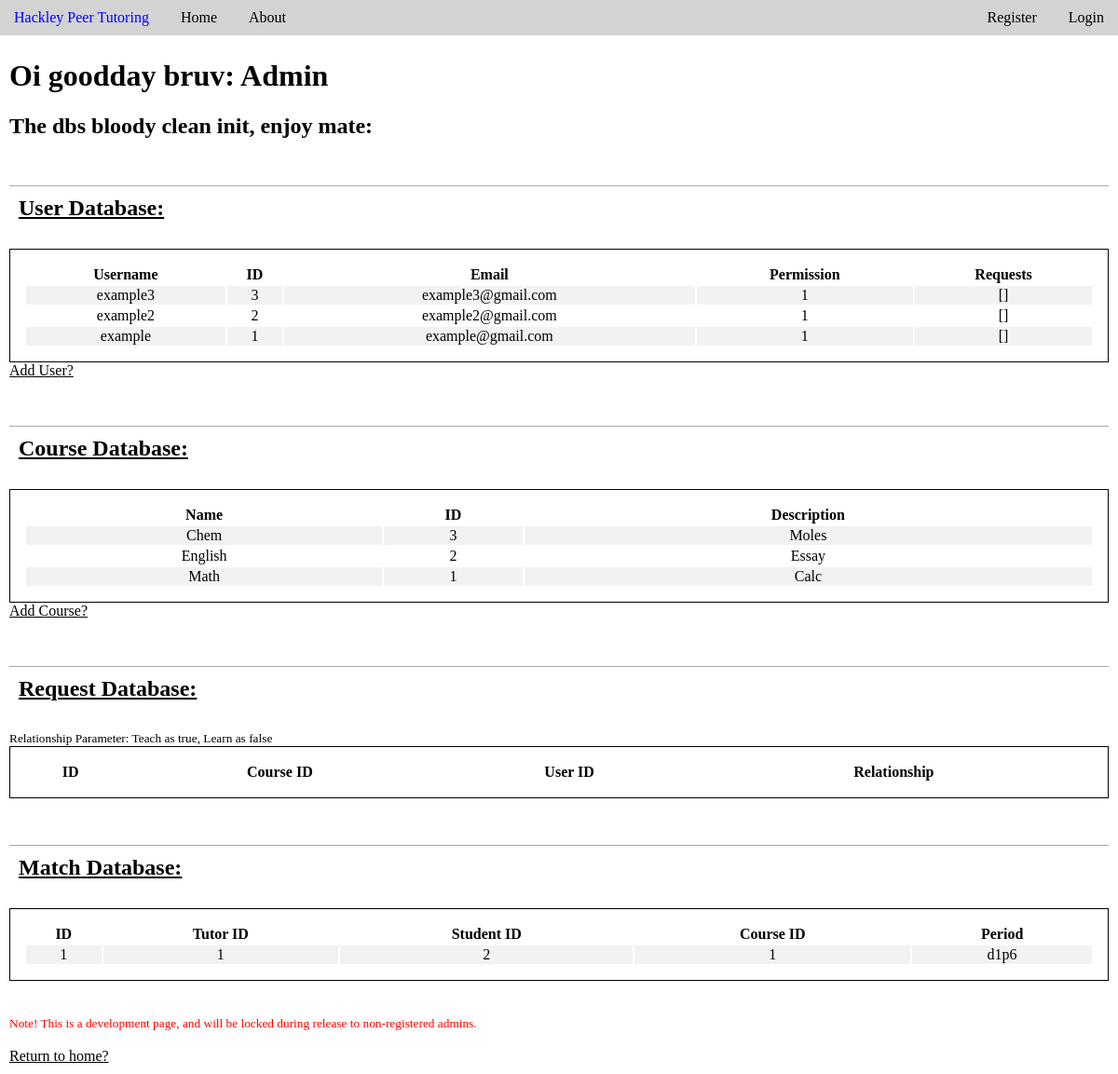
/admin, run on an earlier commit of the app's database.
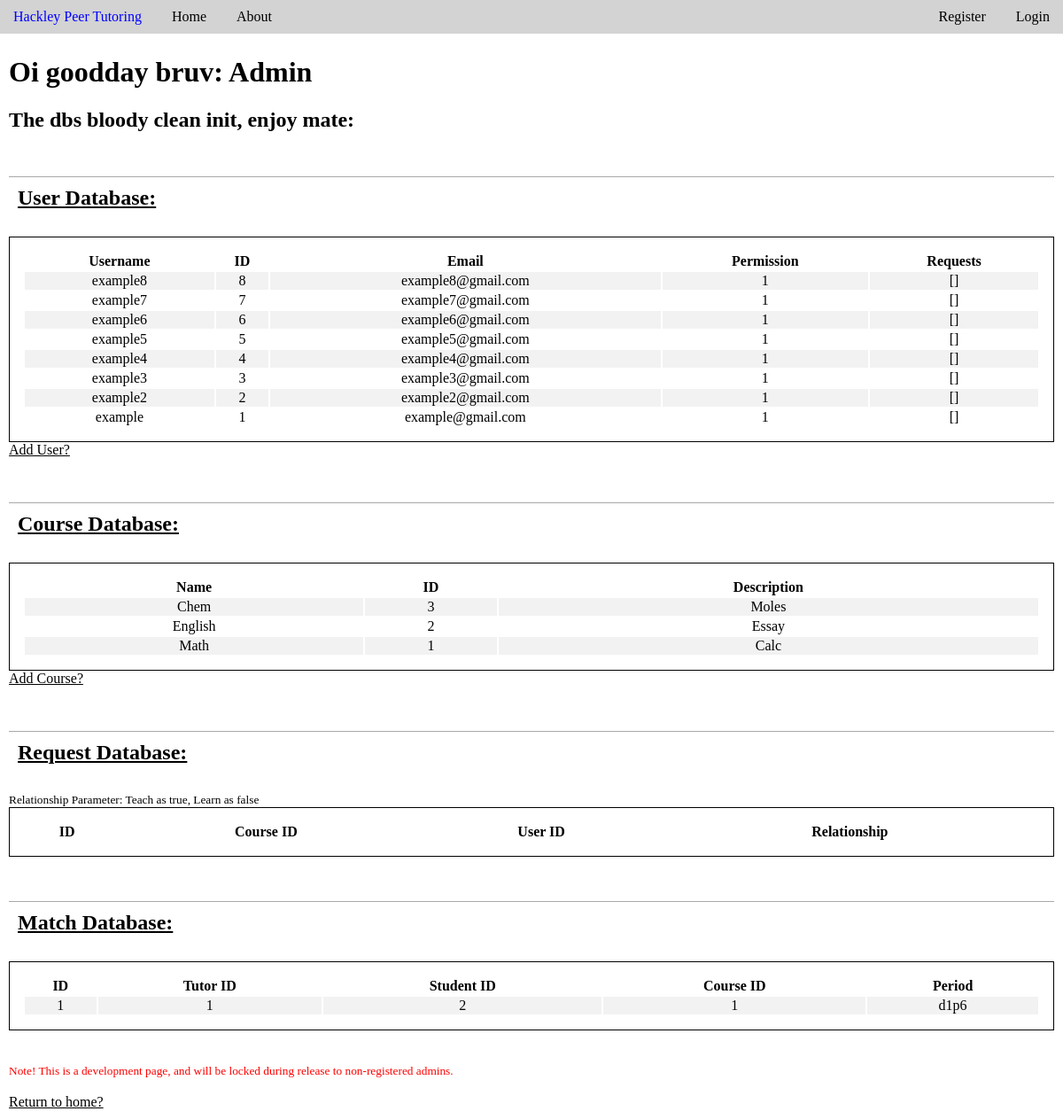
And on a later commit of the database.
### PeerTutor/models.py (models this page shows, shortened)
class User(db.Model, UserMixin):
    __tablename__ = 'user'
    id = db.Column(db.Integer, primary_key=True)
    username = db.Column(db.String(20), unique=True, nullable=False)
    email = db.Column(db.String(120), unique=True, nullable=False)
    password = db.Column(db.String(60), nullable=False)
    permission = db.Column(db.Integer, default='1')
    grade = db.Column(db.Integer, nullable=False)
    date_joined = db.Column(db.DateTime, nullable=False, default=datetime.utcnow)
    gradeLevels = db.Column(db.String(20), default="8,9,10,11,12") #8 means all middle school
    schedule = db.relationship('Schedule', backref='user', lazy=True)
    requests = db.relationship('CourseRequest', backref='user', lazy=True)

class Course(db.Model):
    __tablename__ = 'course'
    id = db.Column(db.Integer, primary_key=True)
    name = db.Column(db.String(20), unique=True, nullable=False)
    description = db.Column(db.Text, nullable=False)

class Match(db.Model):
    __tablename__ = 'match'
    id = db.Column(db.Integer, primary_key=True)
    tutor_id = db.Column(db.Integer, nullable=False)
    tutee_id = db.Column(db.Integer, nullable=False)
    course_id = db.Column(db.Integer, nullable=False)
    period = db.Column('period', db.String, nullable=False)

### PeerTutor/admin/routes.py (the view)
@admin.route("/admin")
def adminPage():
    users = User.query.order_by(User.date_joined.desc()).all()
    courses = Course.query.order_by(Course.id.desc()).all()
    requests = CourseRequest.query.order_by(CourseRequest.id.desc()).all()
    matches = Match.query.order_by(Match.id.desc()).all()
    return render_template('/admin.html', users=users, courses=courses,
        get_user_requests=get_user_requests, requests=requests, extract=extract,
        matches=matches)

### PeerTutor/admin/utils.py (called while the page is built, shortened)
def get_user_requests(user):
    requests = CourseRequest.query.filter_by(user=user).all()
    array_requests = []
    return array_requests

### PeerTutor/templates/admin.html (shortened to what this page needs)
{% extends 'base.html' %}
{% block content %}
    <h1> Oi goodday bruv: Admin </h1>
    <h2> The dbs bloody clean init, enjoy mate: </h2>
    <h2 class="admin-table-title"> User Database: </h2>
    <table class="admin-table">
        <tr>
            <th> Username </th>
            <th> ID </th>
            <th> Email </th>
            <th> Permission </th>
            <th> Requests </th>
        </tr>
        {% for user in users %}
            <tr>
                <td> {{ user.username }} </td>
                <td> {{ user.id }} </td>
                <td> {{ user.email }} </td>
                <td> {{ user.permission }} </td>
                <td> {{ get_user_requests(user) }} </td>
            </tr>
        {% endfor %}
    </table>
    <a class="development-link" href="{{ url_for('admin.addUser')}}"> Add User? </a>
    <h2 class="admin-table-title"> Course Database: </h2>
    <table class="admin-table">
        <tr>
            <th> Name </th>
            <th> ID </th>
            <th> Description </th>
        </tr>
        {% for course in courses %}
            <tr>
                <td> {{ course.name }} </td>
                <td> {{ course.id }} </td>
                <td> {{ course.description }} </td>
            </tr>
        {% endfor %}
    </table>
    <a class="development-link" href="{{ url_for('admin.addCourse')}}"> Add Course? </a>
    <br>
    <h2 class="admin-table-title"> Request Database: </h2>
    <small>
        Relationship Parameter: Teach as true, Learn as false
    </small>
    <table class="admin-table">
        <tr>
            <th> ID </th>
            <th> Course ID </th>
            <th> User ID </th>
            <th> Relationship </th>
        </tr>
    </table>
    <h2 class="admin-table-title"> Match Database: </h2>
    <table class="admin-table">
        <tr>
            <th> ID </th>
            <th> Tutor ID </th>
            <th> Student ID </th>
            <th> Course ID </th>
            <th> Period </th>
        </tr>
        {% for match in matches %}
            <tr>
                <td> {{ match.id }} </td>
                <td> {{ match.tutor_id }} </td>
                <td> {{ match.tutee_id }} </td>
                <td> {{ match.course_id }} </td>
                <td> {{ match.period }} </td>
            </tr>
        {% endfor %}
    </table>
    <br> <br>
    <small style="color:red">
        Note! This is a development page, and will be locked during release to non-registered admins.
    </small>
    <br> <br>
    <a class="development-link" href="{{url_for('main.home')}}"> Return to home? </a>
{% endblock %}

### PeerTutor/templates/base.html (shortened to what this page needs)
<!DOCTYPE html>
<html lang="en">
<head>
    <link rel="stylesheet" type="text/css" href="{{ url_for('static', filename='main.css') }}">
</head>
<body>
  <header class="nav-bar-header">
    <nav class="nav-bar-nav">
      <div class="nav-bar-div">
        <a class="link left-link logo" href="{{ url_for('main.home') }}">Hackley Peer Tutoring</a>
          <div class="left-link-group">
            <a class="link left-link" href="{{ url_for('main.home') }}">Home</a>
            <a class="link left-link" href="{{ url_for('main.home') }}">About</a>
          </div>
          <div class="right-link-group">
          {% if current_user.is_authenticated %}
            <a class="link right-link" href=" {{ url_for('main.home') }}">Sessions</a>
            <a class="link right-link" href=" {{ url_for('main.home') }}">Requests</a>
            <a class="link right-link" href=" {{ url_for('main.home') }}">Account</a>
            <a class="link right-link" href=" {{ url_for('main.home') }}">Logout</a>
          {% else %}
            <a class="link right-link" href=" {{ url_for('main.home') }}">Login</a>
            <a class="link right-link" href="{{ url_for('main.home') }}">Register</a>
          {% endif %}
        </div>
      </div>
    </nav>
  </header>
  <main role="main" class="content">
      <div class="#">
      <div class="#">
          {% block content %}{% endblock %}
      </div>
  </main>
</body>

### PeerTutor/static/main.css (style rules this page uses)
body { margin: 0px; }
.admin-table { border: 1px solid black; width: 100%; text-align: center; padding: 15px; }
tr { border-bottom: 1px solid black; border-right: 1px solid black; }
tr:nth-child(even) { background-color: #f2f2f2; }
.admin-table-title { text-decoration: underline; border-top: 1px solid darkgrey; margin-top: 50px; padding:10px; }
.development-link { color: black; }
.link { display: inline; margin-left: 4px; padding-top: 10px; padding-bottom: 10px; padding-right: 15px; padding-left: 15px; margin-top:0px; color:black; text-decoration: none; background-color: lightgrey; }
.right-link { float: right; }
.left-link { float: left; }
.nav-bar-header { display:inline-block; height: auto; width: 100%; padding-top: 0px; background-color: lightgrey; margin-top: 0px; margin-left: 0px; margin-right: 0px; }
.logo { border-style: hidden; color: blue; margin-left: 0px; }
.left-link-group { float: left; }
.right-link-group { float:right; }
.nav-bar-nav { width: 100%; margin-top: 0px; margin-left: 0px; margin-right: 0px; }
.nav-bar-div { margin: 0px; }
.content { margin: 10px; }

What changed in the data, as far as the page shows it:
added User: username "example8", id "8", email "example8@gmail.com", permission "1", get_user_requests "[]"
added User: username "example7", id "7", email "example7@gmail.com", permission "1", get_user_requests "[]"
added User: username "example6", id "6", email "example6@gmail.com", permission "1", get_user_requests "[]"
added User: username "example5", id "5", email "example5@gmail.com", permission "1", get_user_requests "[]"
added User: username "example4", id "4", email "example4@gmail.com", permission "1", get_user_requests "[]"
